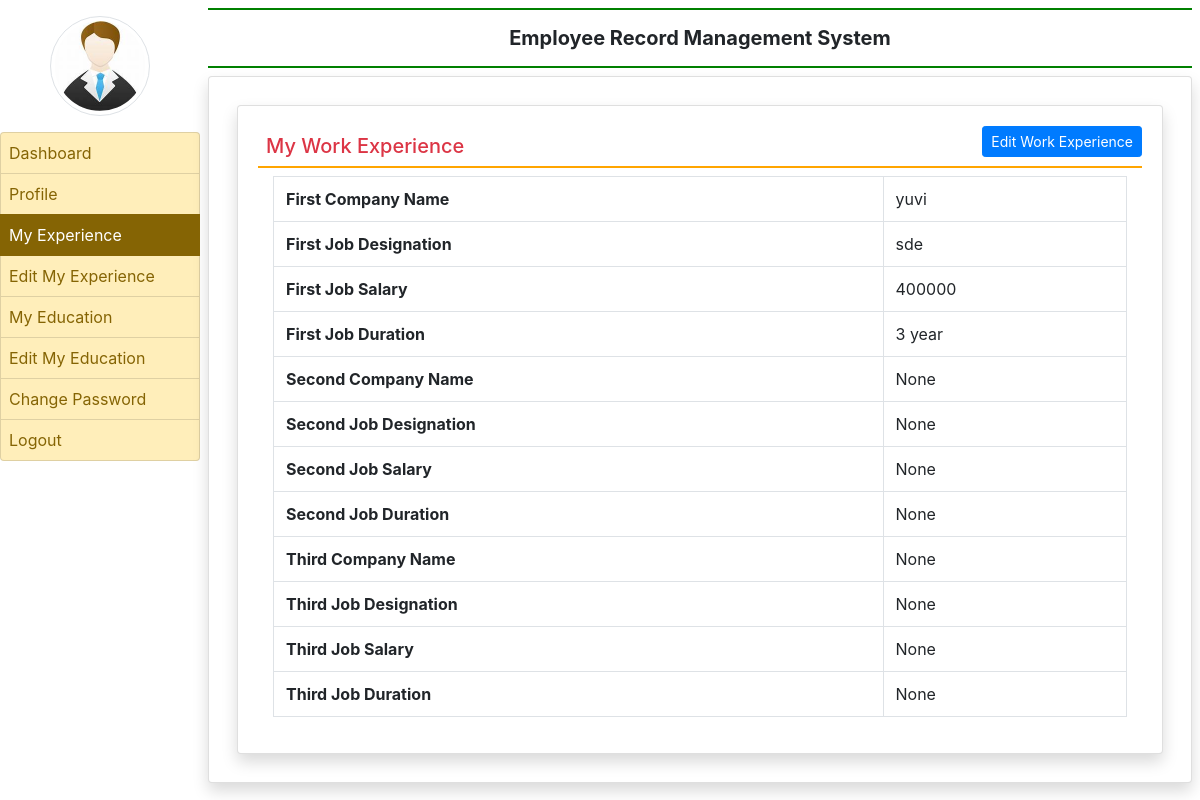
Screenshot of /my_experience/ (signed in) with the database file from the repository.
### employee/models.py (models this page shows, shortened)
class EmployeeExperience(models.Model):
    user = models.ForeignKey(User,on_delete=models.CASCADE)
    company1name = models.CharField(max_length=100,null=True)
    company1desig = models.CharField(max_length=100,null=True)
    company1salary = models.CharField(max_length=100,null=True)
    company1duration = models.CharField(max_length=100,null=True)
    company2name = models.CharField ( max_length=100, null=True )
    company2desig = models.CharField ( max_length=100, null=True )
    company2salary = models.CharField ( max_length=100, null=True )
    company2duration = models.CharField ( max_length=100, null=True )
    company3name = models.CharField ( max_length=100, null=True )
    company3desig = models.CharField ( max_length=100, null=True )
    company3salary = models.CharField ( max_length=100, null=True )
    company3duration = models.CharField ( max_length=100, null=True )

### employee/views.py (the view)
# urls.py: path('my_experience/', my_experience, name='my_experience'),
def my_experience(request):
    if not request.user.is_authenticated:
        return redirect('emp_login')
    error = ""
    user = request.user
    experience = EmployeeExperience.objects.get(user=user)
    return render(request, 'my_experience.html',locals())

### employee/templates/my_experience.html
{% extends 'emp_base.html' %}
{% block main %}
<div class="card shadow m-2">
    <div class="card-body">
        <a href="{% url 'edit_myexperience' %}" class="btn btn-primary float-right btn-sm">Edit Work Experience</a>
        <h5 class="p-2 text-danger" style="border-bottom: 2px solid orange">My Work Experience</h5>
        <div class="container-fluid">
            <table class="table table-bordered">
                <tr>
                    <th>First Company Name</th>
                    <td>{{experience.company1name}}</td>
                </tr>
                <tr>
                    <th>First Job Designation</th>
                    <td>{{experience.company1desig}}</td>
                </tr>
                <tr>
                    <th>First Job Salary</th>
                    <td>{{experience.company1salary}}</td>
                </tr>
                <tr>
                    <th>First Job Duration</th>
                    <td>{{experience.company1duration}}</td>
                </tr>
                <tr>
                    <th>Second Company Name</th>
                    <td>{{experience.company2name}}</td>
                </tr>
                <tr>
                    <th>Second Job Designation</th>
                    <td>{{experience.company2desig}}</td>
                </tr>
                <tr>
                    <th>Second Job Salary</th>
                    <td>{{experience.company2salary}}</td>
                </tr>
                <tr>
                    <th>Second Job Duration</th>
                    <td>{{experience.company2duration}}</td>
                </tr>
                <tr>
                    <th>Third Company Name</th>
                    <td>{{experience.company3name}}</td>
                </tr>
                <tr>
                    <th>Third Job Designation</th>
                    <td>{{experience.company3desig}}</td>
                </tr>
                <tr>
                    <th>Third Job Salary</th>
                    <td>{{experience.company3salary}}</td>
                </tr>
                <tr>
                    <th>Third Job Duration</th>
                    <td>{{experience.company3duration}}</td>
                </tr>
            </table>
        </div>
    </div>
</div>
{% endblock  %}

### rows the page displays
EmployeeExperience: company1name "yuvi", company1desig "sde", company1salary "400000", company1duration "3 year", company2name "None", company2desig "None", company2salary "None", company2duration "None", company3name "None", company3desig "None", company3salary "None", company3duration "None"
